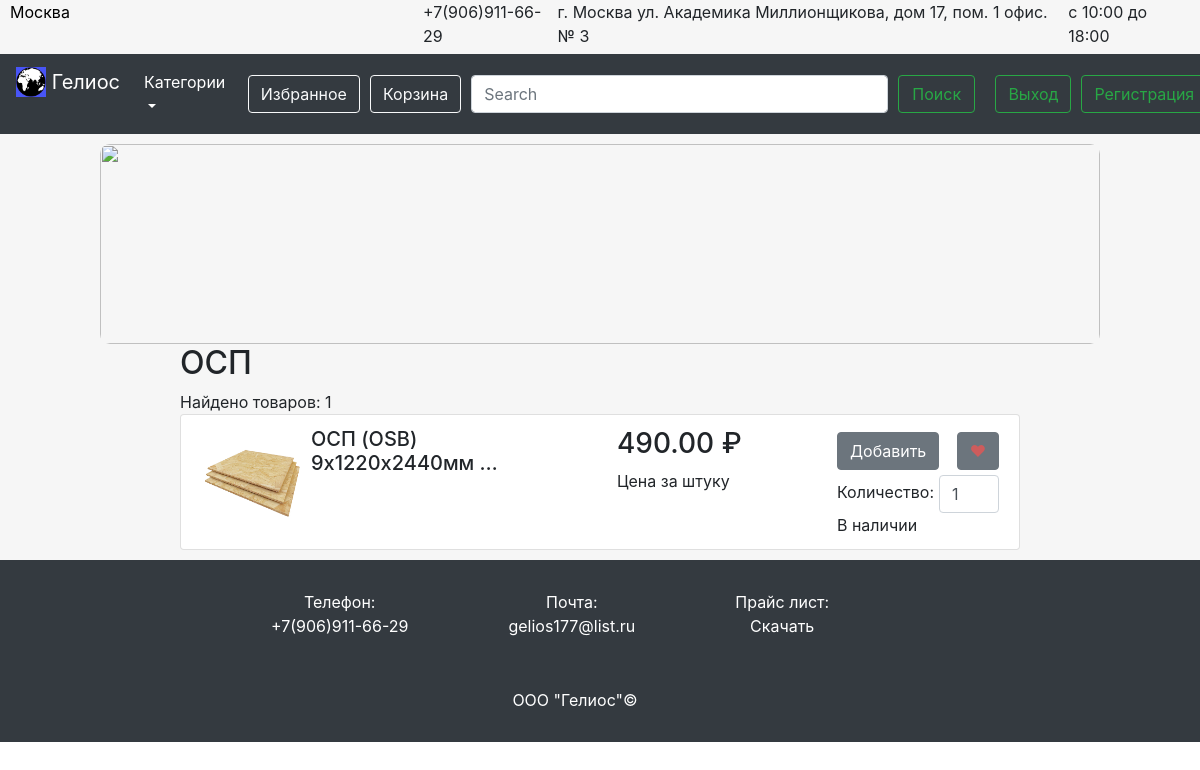
Page /category/ОСП/ (signed in) on the committed database.
### product/models.py (models this page shows, shortened)
class Category(models.Model):
    name = models.CharField(max_length=100, blank=True, null=True, default=None)
    created = models.TimeField(auto_now_add=True, auto_now=False)
    updated = models.TimeField(auto_now_add=False, auto_now=True)
    class Meta:
        verbose_name = 'Категория'
        verbose_name_plural = 'Категории'

class Product(models.Model):
    name = models.CharField(max_length=100, blank=True, null=True, default=None)
    price = models.DecimalField(max_digits=10, decimal_places=2, default=0)
    price_per_some = models.ForeignKey(PricePerSome, blank=True, null=True, default=None)
    characteristic = models.TextField(blank=True, null=True, default=None)
    description = models.TextField(blank=True, null=True, default=None)
    category = models.ForeignKey(Category, blank=True, null=True, default=None)
    image = models.ImageField(upload_to='product_images\\')
    is_active = models.BooleanField(default=True)
    is_main = models.BooleanField(default=False)
    created = models.DateTimeField(auto_now_add=True, auto_now=False)
    updated = models.DateTimeField(auto_now_add=False,auto_now=True)
    class Meta:
        verbose_name = 'Товар'
        verbose_name_plural = 'Товары'

class PricePerSome(models.Model):
    name = models.CharField(max_length=100, blank=True, null=True, default=None)
    created = models.TimeField(auto_now_add=True, auto_now=False)
    updated = models.TimeField(auto_now_add=False, auto_now=True)
    def __str__(self):
        return 'Цена за ' + self.name
    class Meta:
        verbose_name = 'Цена за ...'
        verbose_name_plural = 'Цены за ...'

### category/views.py (the view)
# urls.py: url(r'^', include('category.urls')),
def category(request, cat_name):
    is_login = request.user.is_authenticated()
    user_name = request.user.username
    session_key = request.session.session_key
    if not session_key:
        request.session.cycle_key()
    if not is_login:
        user_name = session_key
        try:
            UserData.objects.get(owner_name=user_name)
        except:
            UserData.objects.create(owner_name=user_name, liked_data='', order_data='')
    if '_' in cat_name:
        cat_name = ' '.join(cat_name.split('_'))
    category = cat_name
    cat_list = Category.objects.all()
    res_cat = None
    for cat in cat_list:
        if cat.name == cat_name:
            res_cat = cat
            break
    prods = Product.objects.filter(category=res_cat.id)
    len_prods = len(prods)
    return render(request, 'category.html', locals())

### nav/templatetags/nav_items.py (called while the page is built)
@register.inclusion_tag('dropdown.html', takes_context=True)
def dropdown(context):
    res = []
    for elem in Category.objects.all():
        url = '_'.join(elem.name.split(' '))
        res.append([elem.name, url])
    return {'items': res}

### templates/category.html (shortened to what this page needs)
{% extends 'base.html' %}
{% load static %}
{% block content %}
  <div id="cat-container">
    <h2>{{ cat_name }}</h2>
    {% if len_prods %}
      <div>Найдено товаров: {{ len_prods }}</div>
      <ul class="list-group">
        {% for product in prods %}
          <li class="list-group-item">
            <div id="cat-prod-container">
              <div id="cat-prod-left">
                <a href="{% url 'product' product.id %}">
                  <img src="../../static/media/{{ product.image }}" id="best-product-image">
                </a>
                <h5>{{ product.name|truncatechars_html:25 }}</h5>
              </div>
              <div id="cat-prod-right">
                <div id="cat-prod-right-left">
                  <h3 id="best-product-price">{{ product.price }} &#8381</h3>
                  <div id="best-price-per-one">{{ product.price_per_some }}</div>
                </div>
                <div id="cat-prod-right-right">
                  <div id="cat-btn-cont">
                    <button type="button" class="btn btn-secondary to-order-butt {{ product.id }}-to-hide-btn"
                              data-product_id = "{{ product.id }}"
                              data-is_delete = "false"
                              data-loc = "main"
                      >Добавить</button>
                    <form class="product-liked-form" action="{% url 'update_favorites' %}">
                      <button class="btn btn-secondary like-butt {{ product.id }}-to-hide-like" id="like-butt"
                              data-product_id = "{{ product.id }}"
                              data-is_delete="false"
                              data-loc="main"
                      >&#10084;</button>
                    </form>
                  </div>
                  <form id="cat-prod-form" class="product-stuff-cont" action="{% url 'update_order' %}">
                    <div class="label-input-controlled">Количество:</div>
                    <input class="form-control {{ product.id }}-product-input" type="number" id="count-of-best-product"
                           min="0" max="1000000" value="1" placeholder="0">
                  </form>
                  {% if product.is_active%}
                    <div>В наличии</div>
                  {% else %}
                    <div>Нет в наличии</div>
                  {% endif %}
                </div>
              </div>
            </div>
          </li>
        {% endfor %}
      </ul>
    {% else %}
      <div id="zero-found">
        <p>Ничего не найдено</p>
      </div>
    {% endif %}
  </div>
  <div id="cat-vacuum"></div>
{% endblock %}

### static/css/base.css (style rules this page uses)
.label-input-controlled { margin-top: 5px; }
#best-product-image { width: 100%; height: 250px; margin-top: 3px; }
#best-product-price { width: 200px; }
#cat-vacuum { height: 10px; }
#cat-container { width: 70%; margin: auto; }
#cat-prod-container { display: flex; flex-direction: row; justify-content: space-between; }
#cat-prod-left { display: flex; flex-direction: row; justify-content: flex-start; }
#cat-prod-left img { width: 100px; height: 100px; }
#cat-prod-left h5 { width: 50%; margin-left: 10px; }
#like-butt { color: transparent; text-shadow: 0 0 0 indianred; }
#cat-prod-right { display: flex; flex-direction: row; justify-content: flex-start; }
#cat-prod-right-left { display: flex; flex-direction: column; margin-right: 20px; }
#cat-prod-right-right { display: flex; flex-direction: column; }
#cat-btn-cont { display: flex; flex-direction: row; justify-content: space-between; margin-top: 5px; }
#cat-prod-form { display: flex; flex-direction: row; justify-content: flex-start; margin-top: 5px; }
#cat-prod-form input { width: 60px; margin-left: 5px; }

### rows in the picture
Category: name "ОСП"
Product: image (picture), name "ОСП (OSB) 9х1220х2440мм …", price "490.00", price_per_some "Цена за штуку", is_active "В наличии"

### other values in the picture
{{ len_prods }} "1"
